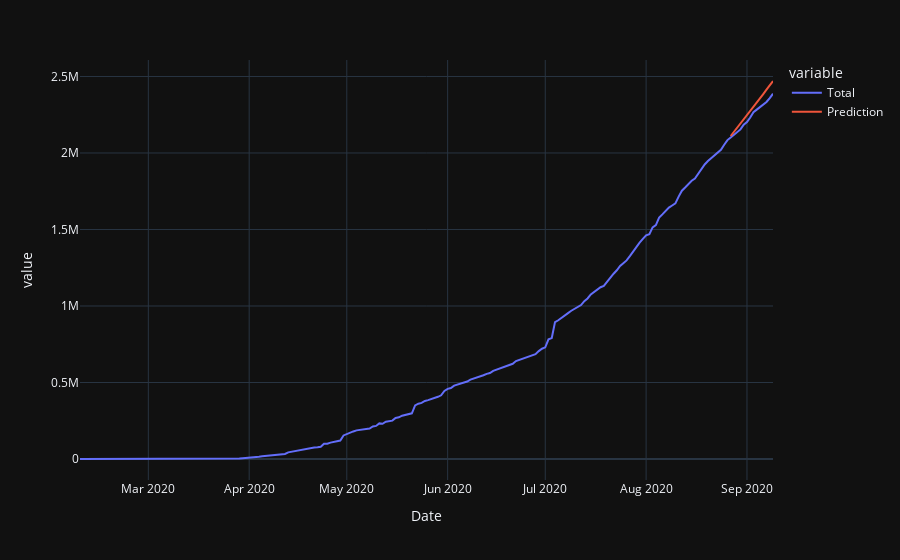

The cell this chart's notebook holds for it:
### Code cell
# prepare Fourier terms
fig,pred=Predict()
fig

### Figure 1 — Plotly figure (JSON) as saved in the notebook; plotly's stock layout.template omitted (floating-point values rounded to 4 significant figures; data arrays with more than 128 entries replaced by an {"elided": "..."} marker saying what was removed)
{"data": [{"hovertemplate": "variable=Total<br>Date=%{x}<br>value=%{y}<extra></extra>", "legendgroup": "Total", "line": {"color": "#636efa", "dash": "solid"}, "mode": "lines", "name": "Total", "orientation": "v", "showlegend": true, "type": "scatter", "x": {"elided": "214 str values"}, "xaxis": "x", "y": {"elided": "214 int values"}, "yaxis": "y"}, {"hovertemplate": "variable=Prediction<br>Date=%{x}<br>value=%{y}<extra></extra>", "legendgroup": "Prediction", "line": {"color": "#EF553B", "dash": "solid"}, "mode": "lines", "name": "Prediction", "orientation": "v", "showlegend": true, "type": "scatter", "x": {"elided": "214 str values"}, "xaxis": "x", "y": {"elided": "214 float values"}, "yaxis": "y"}], "layout": {"legend": {"title": {"text": "variable"}, "tracegroupgap": 0}, "margin": {"t": 60}, "xaxis": {"anchor": "y", "domain": [0, 1], "title": {"text": "Date"}}, "yaxis": {"anchor": "x", "domain": [0, 1], "title": {"text": "value"}}}}
